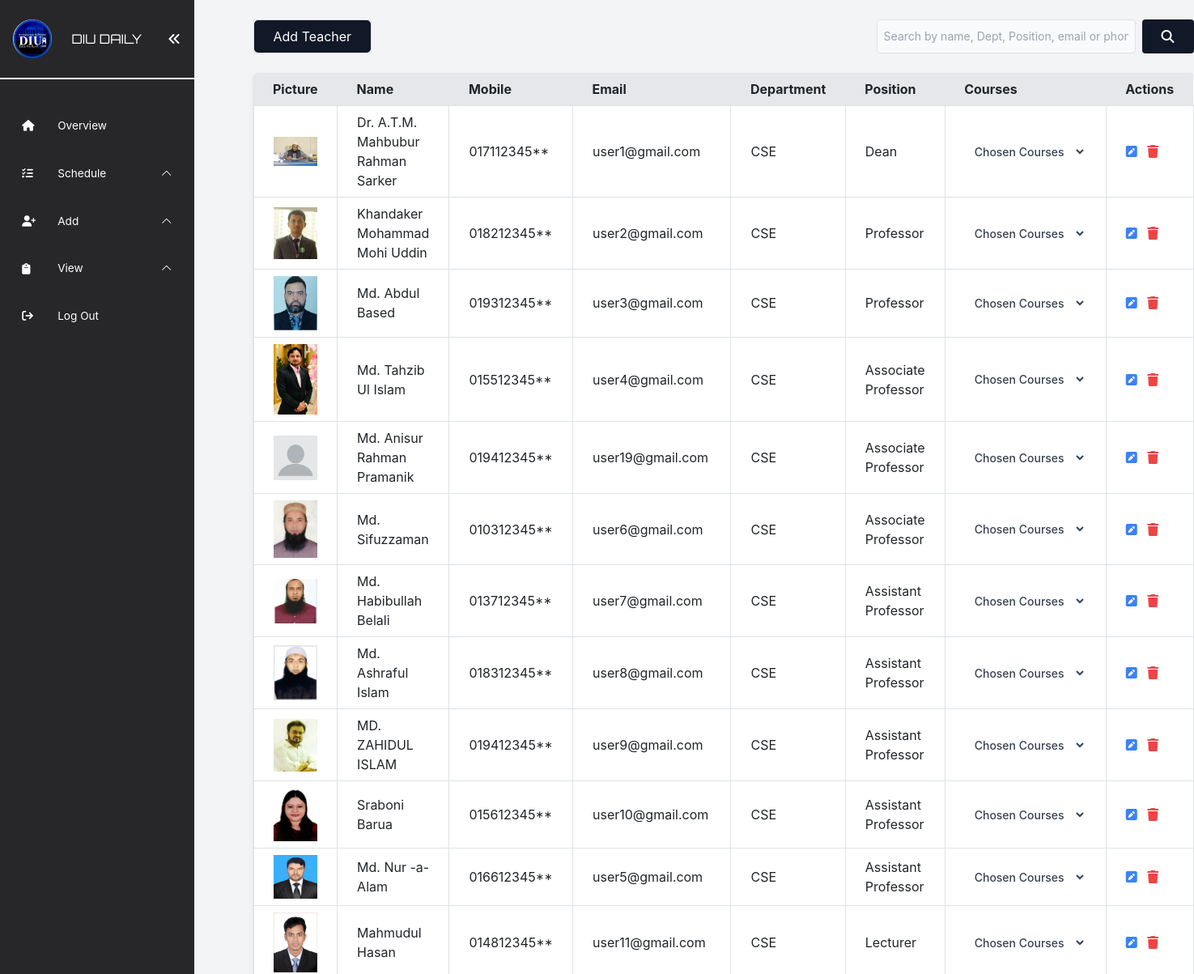
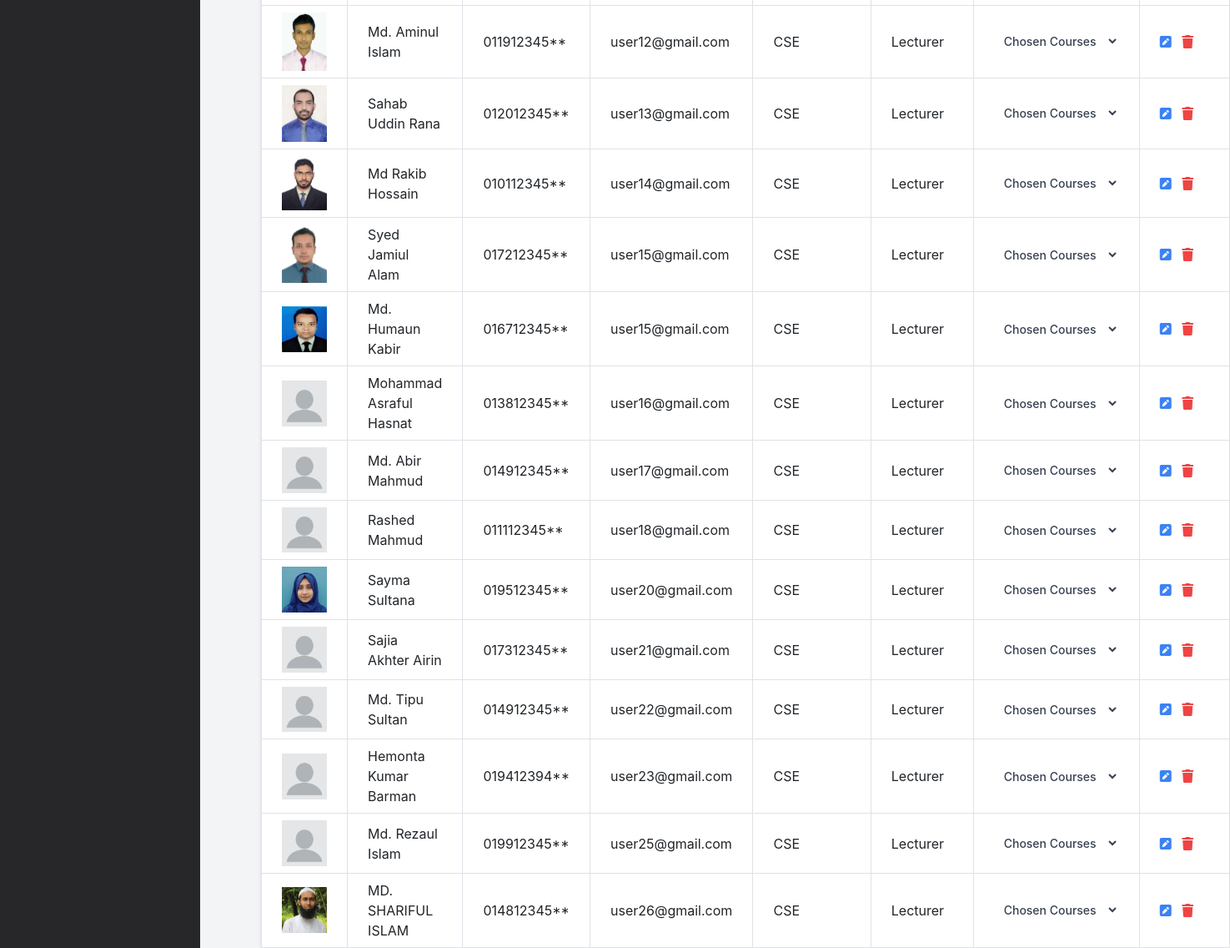
The page /src/admin/view/teacher/teacher.php (signed in) on the database its author committed (2 pictures, top to bottom).
### tables this page shows
CREATE TABLE `teachers` (
  `teacher_id` int(11) NOT NULL,
  `name` varchar(100) NOT NULL,
  `mobile` varchar(20) NOT NULL,
  `department_id` int(11) NOT NULL,
  `position` varchar(50) NOT NULL,
  `mail` varchar(100) NOT NULL,
  `picture` varchar(255) DEFAULT NULL,
  `password` varchar(255) NOT NULL,
  `token` varchar(255) DEFAULT NULL,
  `expiry` varchar(255) DEFAULT NULL
);

CREATE TABLE `department` (
  `department_id` int(11) NOT NULL,
  `department_name` varchar(100) NOT NULL
);

### src/admin/view/teacher/teacher.php (the view, shortened to what this page needs)
<?php
include("../../../../database/config.php");
include("../../../include/adminNavbar.php");
?>
<div class="flex flex-col min-h-screen w-full">
  <div class="flex justify-between my-4 ">
    <p class="border border-black">
      <a href="../../add/teacher/add_teacher.php"
        class="inline-block px-4 py-2 bg-gray-900 text-white rounded-lg hover:bg-gray-600 hover:no-underline">
        Add Teacher
      </a>
    </p>
    <form method="get" class="flex">
      <input type="text" id="search" name="search"
        class="block p-2 pl-10 text-sm text-gray-900 border border-gray-300 rounded-lg w-80 bg-gray-50 focus:ring-blue-500 focus:border-blue-500"
        placeholder="Search by name, Dept, Position, email or phone">
      <button type="submit" value="Search" class="ml-2 bg-gray-900 hover:bg-gray-600 text-white py-2 px-4 rounded"><i
          class="fa fa-search" aria-hidden="true"></i></button>
    </form>
  </div>
  <div>
    <table class="table-auto w-full bg-white shadow-md rounded-lg overflow-hidden">
      <thead class="bg-gray-200">
        <tr>
          <th class="px-4 py-2">Picture</th>
          <th class="px-4 py-2">Name</th>
          <th class="px-4 py-2">Mobile</th>
          <th class="px-4 py-2">Email</th>
          <th class="px-4 py-2">Department</th>
          <th class="px-4 py-2">Position</th>
          <th class="px-4 py-2">Courses</th>
          <th class="px-4 py-2">Actions</th>
        </tr>
      </thead>
      <tbody>
        <?php
        $search = $_GET['search'] ?? '';
        $sql = "SELECT Teachers.*, department_name, GROUP_CONCAT(CONCAT(Course.course_code, ' - ', Course.course_name) SEPARATOR ', ') AS courses
    FROM Teachers
    INNER JOIN department ON Teachers.department_id = department.department_id
    LEFT JOIN TeacherCourses ON Teachers.teacher_id = TeacherCourses.teacher_id
    LEFT JOIN Course ON TeacherCourses.course_id = Course.course_id
    WHERE
      Teachers.name LIKE '%$search%'
      OR Teachers.mail LIKE '%$search%'
      OR Teachers.mobile LIKE '%$search%'
      OR Teachers.position LIKE '%$search%'
      OR department.department_name LIKE '%$search%'
    GROUP BY Teachers.teacher_id
    ORDER BY
      CASE
        WHEN Teachers.position = 'Dean' THEN 1
        WHEN Teachers.position = 'Professor' THEN 2
        WHEN Teachers.position = 'Associate Professor' THEN 3
        WHEN Teachers.position = 'Assistant Professor' THEN 4
        WHEN Teachers.position = 'Lecturer' THEN 5
        ELSE 6
      END";
        $result = $conn->query($sql);
        if ($result->num_rows > 0) {
          while ($row = $result->fetch_assoc()) {
            ?>
        <tr>
          <td class="border px-4 py-2 ">
            <img src="../../add/teacher/<?php echo $row['picture']; ?>" width='70' height='70'>
          </td>
          <td class="border px-4 py-2 ">
            <?php echo $row['name']; ?>
          </td>
          <td class="border px-4 py-2">
            <?php echo $row['mobile']; ?>
          </td>
          <td class="border px-4 py-2">
            <?php echo $row['mail']; ?>
          </td>
          <td class="border px-4 py-2 ">
            <?php echo $row['department_name']; ?>
          </td>
          <td class="border px-4 py-2">
            <?php echo $row['position']; ?>
          </td>
          <td class="border px-4 py-2">
            <select
              class="text-gray-700 bg-white hover:bg-gray-100 focus:ring-4 focus:outline-none focus:ring-gray-300 font-medium rounded-lg text-sm px-2 py-2.5"
              style="width: 150px;">
              <option value="" class="bg-white py-2 hover:bg-gray-100">Chosen Courses</option>
            </select>
          </td>
          <td class="border px-4 py-2">
            <a href="edit_teacher.php?action=edit&id=<?php echo $row['teacher_id']; ?>"
              class="text-blue-500 text-black mr-2 hover:text-black">
              <i class="fa fa-pencil-square" aria-hidden="true"></i>
            </a>
            <a href="delete.php?action=delete&id=<?php echo $row['teacher_id']; ?>"
              class="text-red-500 hover:text-black"
              onclick='return confirm("Are you sure you want to delete this Teacher ID?");'>
              <i class="fa fa-trash" aria-hidden="true"></i>
            </a>
          </td>
        </tr>
        <?php
          }
        } else {
          echo "<tr><td colspan='8' class='text-center'>No teachers found.</td></tr>";
        }
        ?>
      </tbody>
    </table>
  </div>
</div>
</div>
</body>
</html>

### rows shown on the page
teachers: picture (picture), name "Dr. A.T.M. Mahbubur Rahman Sarker", mobile "017112345**", mail "user1@gmail.com", department.department_name "CSE", position "Dean"
teachers: picture (picture), name "Khandaker Mohammad Mohi Uddin", mobile "018212345**", mail "user2@gmail.com", department.department_name "CSE", position "Professor"
teachers: picture (picture), name "Md. Abdul Based", mobile "019312345**", mail "user3@gmail.com", department.department_name "CSE", position "Professor"
teachers: picture (picture), name "Md. Tahzib Ul Islam", mobile "015512345**", mail "user4@gmail.com", department.department_name "CSE", position "Associate Professor"
teachers: picture (picture), name "Md. Anisur Rahman Pramanik", mobile "019412345**", mail "user19@gmail.com", department.department_name "CSE", position "Associate Professor"
teachers: picture (picture), name "Md. Sifuzzaman", mobile "010312345**", mail "user6@gmail.com", department.department_name "CSE", position "Associate Professor"
teachers: picture (picture), name "Md. Habibullah Belali", mobile "013712345**", mail "user7@gmail.com", department.department_name "CSE", position "Assistant Professor"
teachers: picture (picture), name "Md. Ashraful Islam", mobile "018312345**", mail "user8@gmail.com", department.department_name "CSE", position "Assistant Professor"
teachers: picture (picture), name "MD. ZAHIDUL ISLAM", mobile "019412345**", mail "user9@gmail.com", department.department_name "CSE", position "Assistant Professor"
teachers: picture (picture), name "Sraboni Barua", mobile "015612345**", mail "user10@gmail.com", department.department_name "CSE", position "Assistant Professor"
teachers: picture (picture), name "Md. Nur -a-Alam", mobile "016612345**", mail "user5@gmail.com", department.department_name "CSE", position "Assistant Professor"
teachers: picture (picture), name "Mahmudul Hasan", mobile "014812345**", mail "user11@gmail.com", department.department_name "CSE", position "Lecturer"
teachers: picture (picture), name "Md. Aminul Islam", mobile "011912345**", mail "user12@gmail.com", department.department_name "CSE", position "Lecturer"
teachers: picture (picture), name "Sahab Uddin Rana", mobile "012012345**", mail "user13@gmail.com", department.department_name "CSE", position "Lecturer"
teachers: picture (picture), name "Md Rakib Hossain", mobile "010112345**", mail "user14@gmail.com", department.department_name "CSE", position "Lecturer"
teachers: picture (picture), name "Syed Jamiul Alam", mobile "017212345**", mail "user15@gmail.com", department.department_name "CSE", position "Lecturer"
teachers: picture (picture), name "Md. Humaun Kabir", mobile "016712345**", mail "user15@gmail.com", department.department_name "CSE", position "Lecturer"
teachers: picture (picture), name "Mohammad Asraful Hasnat", mobile "013812345**", mail "user16@gmail.com", department.department_name "CSE", position "Lecturer"
teachers: picture (picture), name "Md. Abir Mahmud", mobile "014912345**", mail "user17@gmail.com", department.department_name "CSE", position "Lecturer"
teachers: picture (picture), name "Rashed Mahmud", mobile "011112345**", mail "user18@gmail.com", department.department_name "CSE", position "Lecturer"
teachers: picture (picture), name "Sayma Sultana", mobile "019512345**", mail "user20@gmail.com", department.department_name "CSE", position "Lecturer"
teachers: picture (picture), name "Sajia Akhter Airin", mobile "017312345**", mail "user21@gmail.com", department.department_name "CSE", position "Lecturer"
teachers: picture (picture), name "Md. Tipu Sultan", mobile "014912345**", mail "user22@gmail.com", department.department_name "CSE", position "Lecturer"
teachers: picture (picture), name "Hemonta Kumar Barman", mobile "019412394**", mail "user23@gmail.com", department.department_name "CSE", position "Lecturer"
teachers: picture (picture), name "Md. Rezaul Islam", mobile "019912345**", mail "user25@gmail.com", department.department_name "CSE", position "Lecturer"
teachers: picture (picture), name "MD. SHARIFUL ISLAM", mobile "014812345**", mail "user26@gmail.com", department.department_name "CSE", position "Lecturer"
